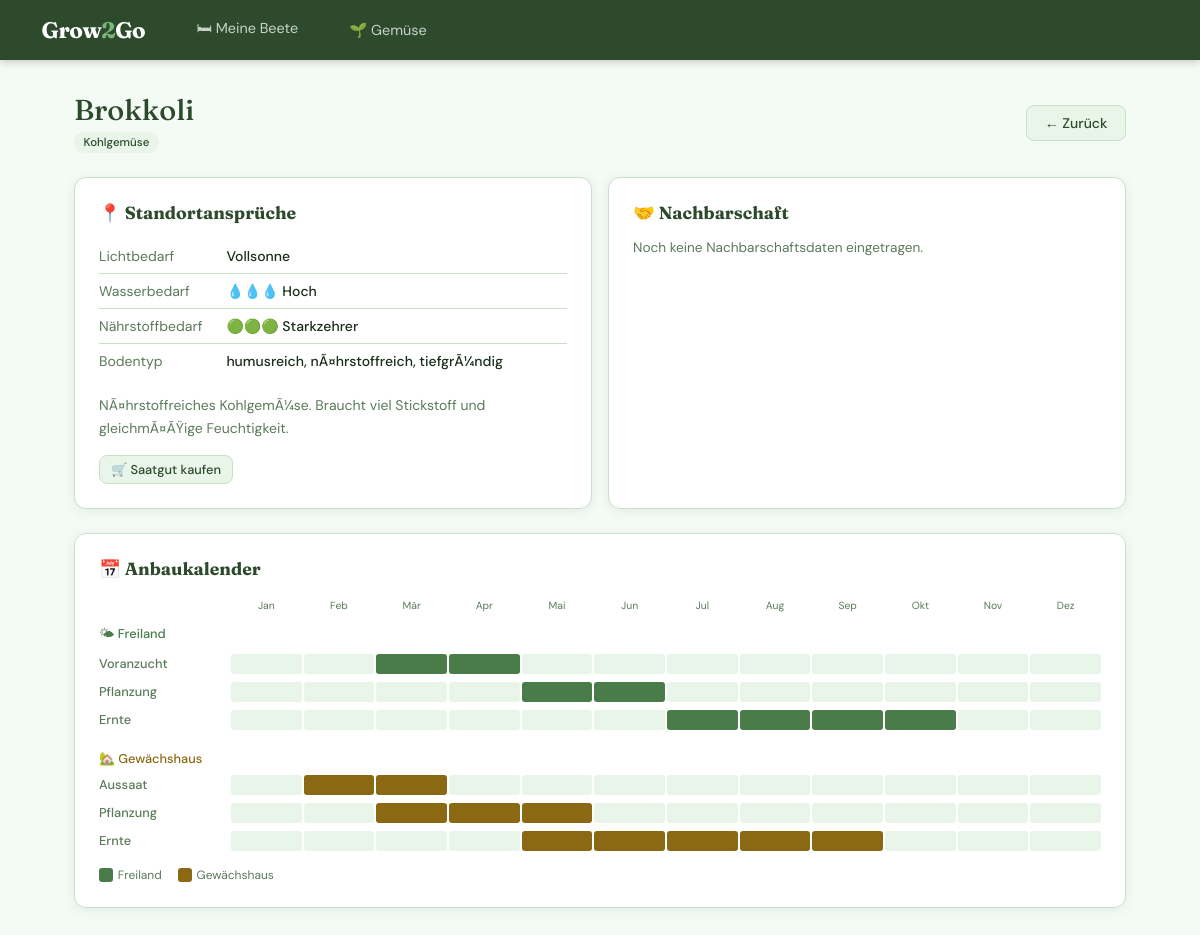
Page /gemuese/21/ on the earlier database version.
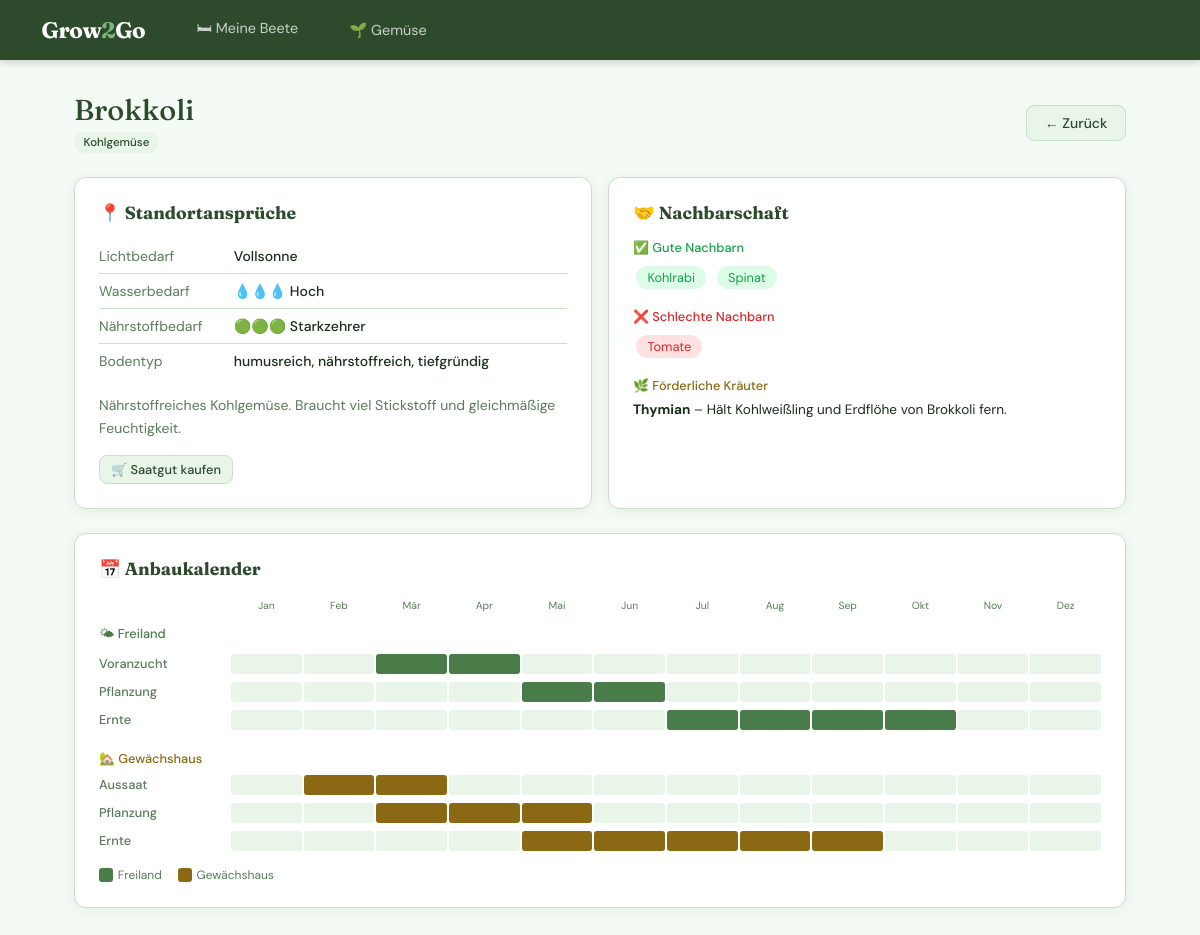
Same page on the later database version.
### garden/models.py (models this page shows, shortened)
class Vegetable(models.Model):
    class Sunlight(models.TextChoices):
        FULL_SUN = "full_sun", "Vollsonne"
        PARTIAL_SHADE = "partial_shade", "Halbschatten"
        SHADE = "shade", "Schatten"
    class WaterRequirement(models.TextChoices):
        LOW = "low", "Gering"
        MEDIUM = "medium", "Mittel"
        HIGH = "high", "Hoch"
    class NutrientDemand(models.TextChoices):
        LOW = "low", "Schwachzehrer"
        MEDIUM = "medium", "Mittelzehrer"
        HIGH = "high", "Starkzehrer"
    class Category(models.TextChoices):
        FRUIT = "fruit", "Fruchtgemüse"
        LEAF = "leaf", "Blattgemüse"
        ROOT = "root", "Wurzelgemüse"
        BULB = "bulb", "Zwiebelgemüse"
        LEGUME = "legume", "Hülsenfrüchte"
        BRASSICA = "brassica", "Kohlgemüse"
        HERB = "herb", "Kräuter"
        OTHER = "other", "Sonstiges"
    name = models.CharField(max_length=100, unique=True, verbose_name="Name")
    category = models.CharField(
        max_length=20,
        choices=Category.choices,
        default=Category.OTHER,
        verbose_name="Kategorie",
    )
    description = models.TextField(blank=True, verbose_name="Beschreibung")
    sunlight_requirement = models.CharField(
        max_length=20,
        choices=Sunlight.choices,
        default=Sunlight.FULL_SUN,
        verbose_name="Lichtbedarf",
    )
    water_requirement = models.CharField(
        max_length=10,
        choices=WaterRequirement.choices,
        default=WaterRequirement.MEDIUM,
        verbose_name="Wasserbedarf",
    )
    soil_type = models.CharField(
        max_length=200,
        blank=True,
        verbose_name="Bodentyp",
        help_text="z. B. humusreich, durchlässig, lehmig",
    )
    nutrient_demand = models.CharField(
        max_length=10,
        choices=NutrientDemand.choices,
        default=NutrientDemand.MEDIUM,
        verbose_name="Nährstoffbedarf",
    )
    indoor_start_from = models.PositiveSmallIntegerField(
        null=True, blank=True, verbose_name="Voranzucht ab (Monat)"
    )
    indoor_start_to = models.PositiveSmallIntegerField(
        null=True, blank=True, verbose_name="Voranzucht bis (Monat)"
    )
    sow_from = models.PositiveSmallIntegerField(
        null=True, blank=True, verbose_name="Aussaat ab (Monat)"
    )
    sow_to = models.PositiveSmallIntegerField(
        null=True, blank=True, verbose_name="Aussaat bis (Monat)"
    )
    plant_from = models.PositiveSmallIntegerField(
        null=True, blank=True, verbose_name="Pflanzung ab (Monat)"
    )
    plant_to = models.PositiveSmallIntegerField(
        null=True, blank=True, verbose_name="Pflanzung bis (Monat)"
    )
    harvest_from = models.PositiveSmallIntegerField(
        null=True, blank=True, verbose_name="Ernte ab (Monat)"
    )
    harvest_to = models.PositiveSmallIntegerField(
        null=True, blank=True, verbose_name="Ernte bis (Monat)"
    )
    gh_sow_from = models.PositiveSmallIntegerField(
        null=True, blank=True, verbose_name="GH Aussaat ab (Monat)"
    )
    gh_sow_to = models.PositiveSmallIntegerField(
        null=True, blank=True, verbose_name="GH Aussaat bis (Monat)"
    )
    gh_plant_from = models.PositiveSmallIntegerField(
        null=True, blank=True, verbose_name="GH Pflanzung ab (Monat)"
    )
    gh_plant_to = models.PositiveSmallIntegerField(
        null=True, blank=True, verbose_name="GH Pflanzung bis (Monat)"
    )
    gh_harvest_from = models.PositiveSmallIntegerField(
        null=True, blank=True, verbose_name="GH Ernte ab (Monat)"
    )
    gh_harvest_to = models.PositiveSmallIntegerField(
        null=True, blank=True, verbose_name="GH Ernte bis (Monat)"
    )
    saatgut_url = models.URLField(
        blank=True, verbose_name="Saatgut-Link", help_text="z. B. Bingenheimer Saatgut"
    )
    class Meta:
        verbose_name = "Gemüsesorte"
        verbose_name_plural = "Gemüsesorten"
        ordering = ["category", "name"]

class NeighborRelation(models.Model):
    class RelationType(models.TextChoices):
        GOOD = "good", "Guter Nachbar"
        BAD = "bad", "Schlechter Nachbar"
    vegetable = models.ForeignKey(
        Vegetable,
        on_delete=models.CASCADE,
        related_name="neighbor_relations",
        verbose_name="Gemüsesorte",
    )
    neighbor = models.ForeignKey(
        Vegetable,
        on_delete=models.CASCADE,
        related_name="neighbor_of",
        verbose_name="Nachbar",
    )
    relation_type = models.CharField(
        max_length=10, choices=RelationType.choices, verbose_name="Beziehungstyp"
    )
    note = models.TextField(blank=True, verbose_name="Begründung")
    class Meta:
        verbose_name = "Nachbarschaftsbeziehung"
        verbose_name_plural = "Nachbarschaftsbeziehungen"
        unique_together = [["vegetable", "neighbor"]]

class HerbTip(models.Model):
    vegetable = models.ForeignKey(
        Vegetable,
        on_delete=models.CASCADE,
        related_name="herb_tips",
        verbose_name="Gemüsesorte",
    )
    herb_name = models.CharField(max_length=100, verbose_name="Kräutername")
    benefit = models.TextField(verbose_name="Nutzen")
    class Meta:
        verbose_name = "Kräuter-Tipp"
        verbose_name_plural = "Kräuter-Tipps"

### garden/views.py (the view)
# urls.py: path("gemuese/<int:pk>/", views.vegetable_detail, name="vegetable_detail"),
def vegetable_detail(request, pk):
    vegetable = get_object_or_404(Vegetable, pk=pk)
    good_neighbors = vegetable.neighbor_relations.filter(
        relation_type="good"
    ).select_related("neighbor")
    bad_neighbors = vegetable.neighbor_relations.filter(
        relation_type="bad"
    ).select_related("neighbor")
    herb_tips = vegetable.herb_tips.all()
    succession_notes = vegetable.succession_notes.select_related("avoid_after")
    return render(request, "garden/vegetable_detail.html", {
        "vegetable": vegetable,
        "good_neighbors": good_neighbors,
        "bad_neighbors": bad_neighbors,
        "herb_tips": herb_tips,
        "succession_notes": succession_notes,
        "months": [
            "Jan", "Feb", "Mär", "Apr", "Mai", "Jun",
            "Jul", "Aug", "Sep", "Okt", "Nov", "Dez"
        ],
    })

### garden/templates/garden/vegetable_detail.html (shortened to what this page needs)
{% extends "garden/base.html" %}
{% block content %}
<div class="page-header">
  <div>
    <h1 class="page-title">{{ vegetable.name }}</h1>
    <span class="badge" style="margin-top:0.3rem;">{{ vegetable.get_category_display }}</span>
  </div>
  <a href="{% url 'vegetable_list' %}" class="btn btn-secondary">← Zurück</a>
</div>
<div class="grid-2" style="margin-bottom:1.5rem;">
  <div class="card">
    <h2 style="font-family:'Fraunces',serif; font-size:1.1rem; color:var(--green-dark); margin-bottom:1rem;">
      📍 Standortansprüche
    </h2>
    <table style="width:100%; font-size:0.875rem; border-collapse:collapse;">
      <tr style="border-bottom:1px solid var(--border);">
        <td style="padding:0.5rem 0; color:var(--text-muted);">Lichtbedarf</td>
        <td style="padding:0.5rem 0; font-weight:500;">{{ vegetable.get_sunlight_requirement_display }}</td>
      </tr>
      <tr style="border-bottom:1px solid var(--border);">
        <td style="padding:0.5rem 0; color:var(--text-muted);">Wasserbedarf</td>
        <td style="padding:0.5rem 0; font-weight:500;">
          {% if vegetable.water_requirement == 'low' %}
            💧 Gering
          {% elif vegetable.water_requirement == 'medium' %}
            💧💧 Mittel
          {% else %}
            💧💧💧 Hoch
          {% endif %}
        </td>
      </tr>
      <tr style="border-bottom:1px solid var(--border);">
        <td style="padding:0.5rem 0; color:var(--text-muted);">Nährstoffbedarf</td>
        <td style="padding:0.5rem 0; font-weight:500;">
          {% if vegetable.nutrient_demand == 'low' %}
            🟢 Schwachzehrer
          {% elif vegetable.nutrient_demand == 'medium' %}
            🟢🟢 Mittelzehrer
          {% else %}
            🟢🟢🟢 Starkzehrer
          {% endif %}
        </td>
      </tr>
      {% if vegetable.soil_type %}
      <tr>
        <td style="padding:0.5rem 0; color:var(--text-muted);">Bodentyp</td>
        <td style="padding:0.5rem 0; font-weight:500;">{{ vegetable.soil_type }}</td>
      </tr>
      {% endif %}
    </table>
    {% if vegetable.description %}
    <p style="margin-top:1rem; font-size:0.875rem; color:var(--text-muted); line-height:1.6;">
      {{ vegetable.description }}
    </p>
    {% endif %}
    {% if vegetable.saatgut_url %}
    <a href="{{ vegetable.saatgut_url }}" target="_blank" class="btn btn-secondary btn-sm"
       style="margin-top:1rem;">
      🛒 Saatgut kaufen
    </a>
    {% endif %}
  </div>
  <div class="card">
    <h2 style="font-family:'Fraunces',serif; font-size:1.1rem; color:var(--green-dark); margin-bottom:1rem;">
      🤝 Nachbarschaft
    </h2>
    {% if good_neighbors %}
    <div style="margin-bottom:1rem;">
      <p style="font-size:0.8rem; font-weight:500; color:#16a34a; margin-bottom:0.4rem;">
        ✅ Gute Nachbarn
      </p>
      {% for rel in good_neighbors %}
      <a href="{% url 'vegetable_detail' rel.neighbor.pk %}" class="neighbor-good"
         style="text-decoration:none;">{{ rel.neighbor.name }}</a>
      {% endfor %}
    </div>
    {% endif %}
    {% if bad_neighbors %}
    <div style="margin-bottom:1rem;">
      <p style="font-size:0.8rem; font-weight:500; color:#dc2626; margin-bottom:0.4rem;">
        ❌ Schlechte Nachbarn
      </p>
      {% for rel in bad_neighbors %}
      <a href="{% url 'vegetable_detail' rel.neighbor.pk %}" class="neighbor-bad"
         style="text-decoration:none;">{{ rel.neighbor.name }}</a>
      {% endfor %}
    </div>
    {% endif %}
    {% if herb_tips %}
    <div style="margin-bottom:1rem;">
      <p style="font-size:0.8rem; font-weight:500; color:var(--earth); margin-bottom:0.4rem;">
        🌿 Förderliche Kräuter
      </p>
      {% for tip in herb_tips %}
      <div style="font-size:0.85rem; margin-bottom:0.4rem;">
        <strong>{{ tip.herb_name }}</strong> – {{ tip.benefit }}
      </div>
      {% endfor %}
    </div>
    {% endif %}
    {% if not good_neighbors and not bad_neighbors and not herb_tips %}
    <p style="font-size:0.85rem; color:var(--text-muted);">
      Noch keine Nachbarschaftsdaten eingetragen.
    </p>
    {% endif %}
  </div>
</div>
<div class="card">
  <h2 style="font-family:'Fraunces',serif; font-size:1.1rem; color:var(--green-dark); margin-bottom:1.25rem;">
    📅 Anbaukalender
  </h2>
  <div class="month-labels">
    <div></div>
    <div class="month-names">
      {% for m in months %}<span>{{ m }}</span>{% endfor %}
    </div>
  </div>
  <p style="font-size:0.8rem; font-weight:500; color:var(--green-mid); margin-bottom:0.5rem;">🌤 Freiland</p>
  {% if vegetable.indoor_start_from %}
  <div class="calendar-row">
    <span class="calendar-label">Voranzucht</span>
    <div class="month-bar">
      {% for i in "123456789abc" %}
      {% with forloop.counter as m %}
      <div class="month-cell {% if m >= vegetable.indoor_start_from and m <= vegetable.indoor_start_to %}active{% endif %}"></div>
      {% endwith %}
      {% endfor %}
    </div>
  </div>
  {% endif %}
  {% if vegetable.plant_from %}
  <div class="calendar-row">
    <span class="calendar-label">Pflanzung</span>
    <div class="month-bar">
      {% for i in "123456789abc" %}
      {% with forloop.counter as m %}
      <div class="month-cell {% if m >= vegetable.plant_from and m <= vegetable.plant_to %}active{% endif %}"></div>
      {% endwith %}
      {% endfor %}
    </div>
  </div>
  {% endif %}
  {% if vegetable.harvest_from %}
  <div class="calendar-row">
    <span class="calendar-label">Ernte</span>
    <div class="month-bar">
      {% for i in "123456789abc" %}
      {% with forloop.counter as m %}
      <div class="month-cell {% if m >= vegetable.harvest_from and m <= vegetable.harvest_to %}active{% endif %}"></div>
      {% endwith %}
      {% endfor %}
    </div>
  </div>
  {% endif %}
  {% if vegetable.gh_sow_from or vegetable.gh_plant_from or vegetable.gh_harvest_from %}
  <p style="font-size:0.8rem; font-weight:500; color:var(--earth); margin-top:1.25rem; margin-bottom:0.5rem;">
    🏡 Gewächshaus
  </p>
  {% if vegetable.gh_sow_from %}
  <div class="calendar-row">
    <span class="calendar-label">Aussaat</span>
    <div class="month-bar">
      {% for i in "123456789abc" %}
      {% with forloop.counter as m %}
      <div class="month-cell {% if m >= vegetable.gh_sow_from and m <= vegetable.gh_sow_to %}active-gh{% endif %}"></div>
      {% endwith %}
      {% endfor %}
    </div>
  </div>
  {% endif %}
  {% if vegetable.gh_plant_from %}
  <div class="calendar-row">
    <span class="calendar-label">Pflanzung</span>
    <div class="month-bar">
      {% for i in "123456789abc" %}
      {% with forloop.counter as m %}
      <div class="month-cell {% if m >= vegetable.gh_plant_from and m <= vegetable.gh_plant_to %}active-gh{% endif %}"></div>
      {% endwith %}
      {% endfor %}
    </div>
  </div>
  {% endif %}
  {% if vegetable.gh_harvest_from %}
  <div class="calendar-row">
    <span class="calendar-label">Ernte</span>
    <div class="month-bar">
      {% for i in "123456789abc" %}
      {% with forloop.counter as m %}
      <div class="month-cell {% if m >= vegetable.gh_harvest_from and m <= vegetable.gh_harvest_to %}active-gh{% endif %}"></div>
      {% endwith %}
      {% endfor %}
    </div>
  </div>
  {% endif %}
  {% endif %}
  <div style="display:flex; gap:1rem; margin-top:1rem; font-size:0.75rem; color:var(--text-muted);">
    <span style="display:flex; align-items:center; gap:0.3rem;">
      <span style="width:14px; height:14px; background:var(--green-mid); border-radius:3px; display:inline-block;"></span>
      Freiland
    </span>
    <span style="display:flex; align-items:center; gap:0.3rem;">
      <span style="width:14px; height:14px; background:var(--earth); border-radius:3px; display:inline-block;"></span>
      Gewächshaus
    </span>
  </div>
</div>
{% endblock %}

### garden/templates/garden/base.html (shortened to what this page needs)
<!DOCTYPE html>
<html lang="de">
<head>
</head>
<body>
  <nav>
    <a href="{% url 'dashboard' %}" class="nav-brand">Grow<span>2</span>Go</a>
    <a href="{% url 'bed_list' %}">🛏 Meine Beete</a>
    <a href="{% url 'vegetable_list' %}">🌱 Gemüse</a>
  </nav>
  <main>
    {% block content %}{% endblock %}
  </main>
</body>
</html>

Differences in the rows shown:
changed Vegetable "Brokkoli": soil_type "humusreich, nÃ¤hrstoffreich, tiefgrÃ¼ndig" → "humusreich, nährstoffreich, tiefgründig"; description "NÃ¤hrstoffreiches KohlgemÃ¼se. Braucht viel Stickstoff und gleichmÃ¤ÃŸige Feuchtigkeit." → "Nährstoffreiches Kohlgemüse. Braucht viel Stickstoff und gleichmäßige Feuchtigkeit."
added NeighborRelation: neighbor.name "Kohlrabi", shown under "🤝 Nachbarschaft"
added NeighborRelation: neighbor.name "Spinat", shown under "🤝 Nachbarschaft"
added NeighborRelation: neighbor.name "Tomate"
added HerbTip: herb_name "Thymian", benefit "Hält Kohlweißling und Erdflöhe von Brokkoli fern."
Other differences:
text no longer shown: "Noch keine Nachbarschaftsdaten eingetragen."
text now shown: "✅ Gute Nachbarn ❌ Schlechte Nachbarn 🌿 Förderliche Kräuter"
